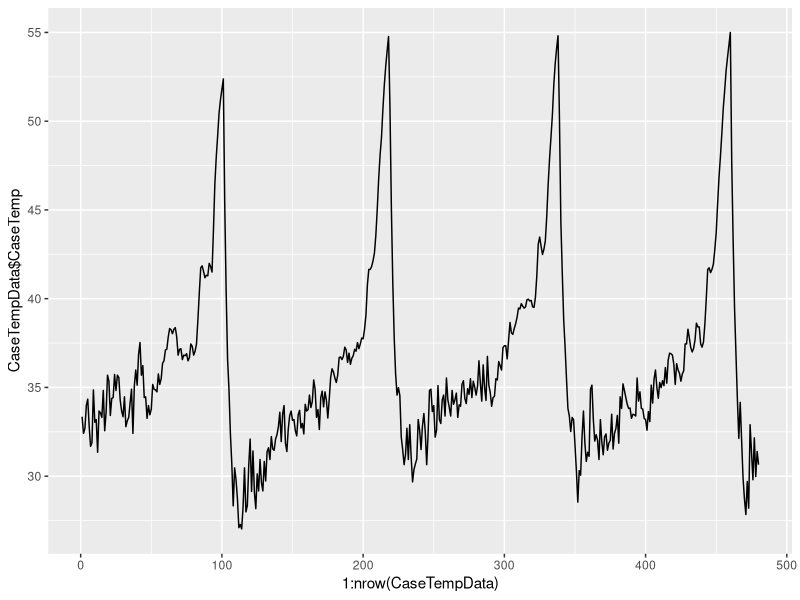
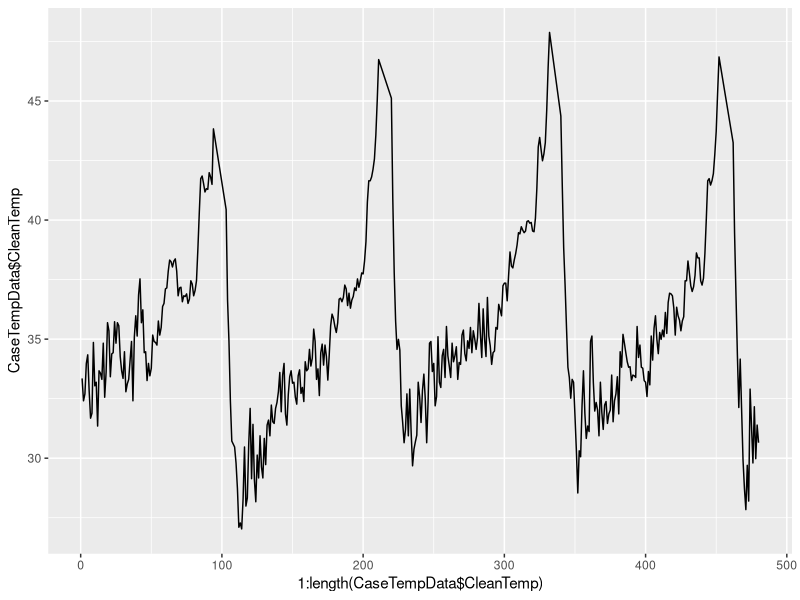
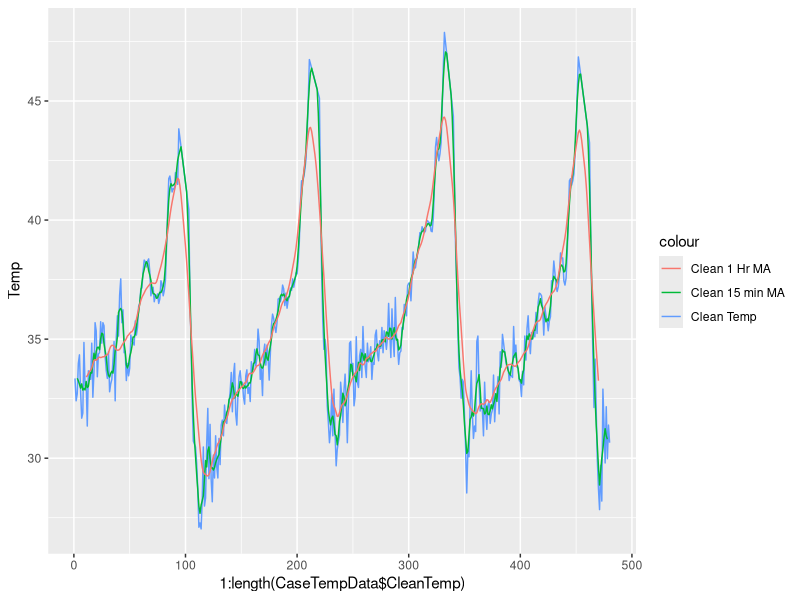
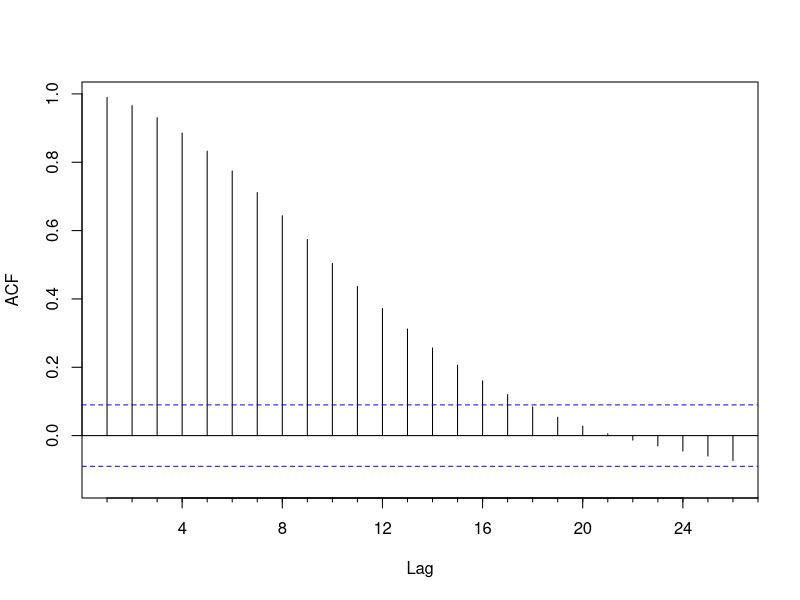
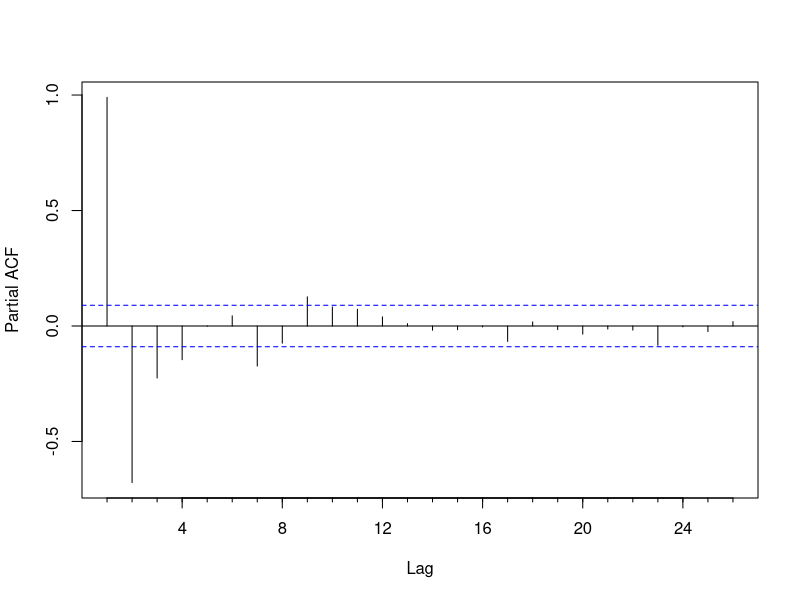
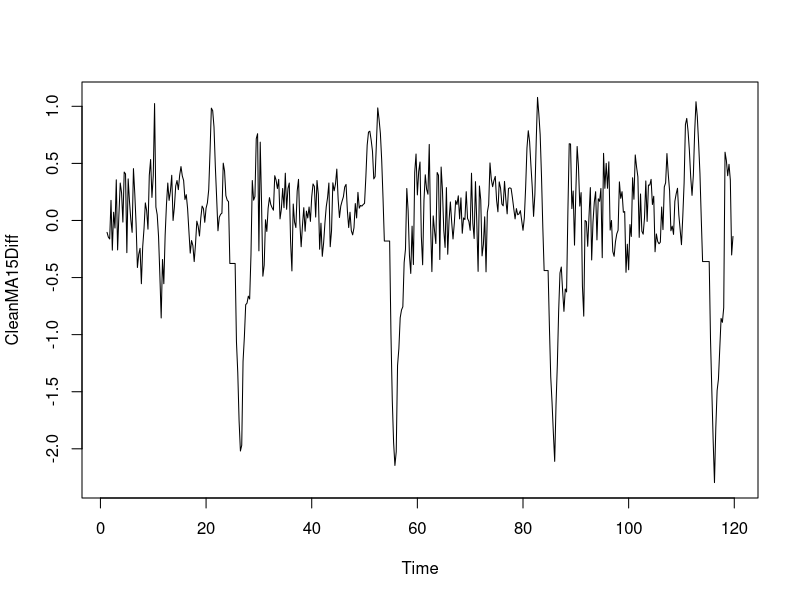
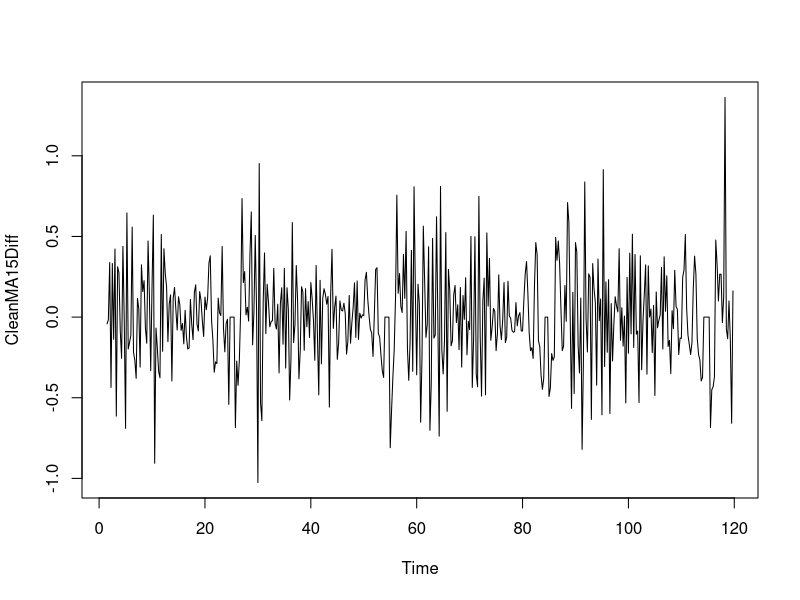
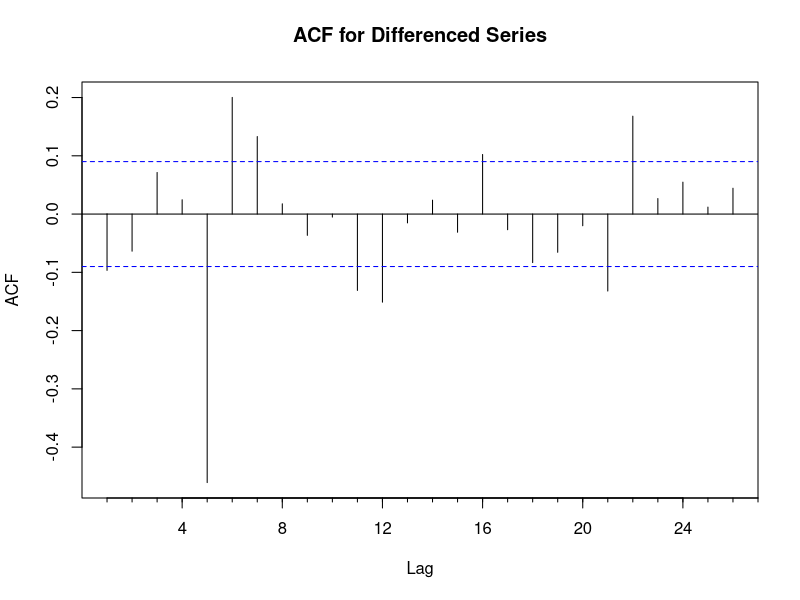

The R source for these figures, in order:
## ---- chunk 1
knitr::opts_chunk$set(echo = TRUE)
## ---- chunk 2
#############################################################
# Load the required libraries
#############################################################
library(tibble)
library(readr)

library(tidyverse)
library(readxl)
library (dplyr)
library (xts)

library('ggplot2')
library('forecast')
library('tseries')
library(readr)
library(caret)
## ---- chunk 3
# Note that the data file must be in the working directory
# (or add path information to the filename in the read_csv call)

CaseTempData <- read_csv("CapstoneTempData.csv")
## ---- chunk 4
# Look at the structure of the data
str(CaseTempData)
# Dataframe with 480 samples; Data Column is called "CaseTemp"

head(CaseTempData)
# Data is type dbl and have 1 decimal point (Note this data represents degree's fahrenheit)

# Look at the mean and standard deviation of the data
mean (CaseTempData$CaseTemp)
sd (CaseTempData$CaseTemp)
# Mean is 36.3 with a sd of 5.3

# Plot the raw data to see if there are any patterns 
ggplot(CaseTempData, aes(x = 1:nrow(CaseTempData), y = CaseTempData$CaseTemp)) + geom_line()
# The plot shows that the data is cyclic with a repeating pattern appx every 120 samples
#   we will need to consider this when we create the ARIMA model

## ---- chunk 5

# Create a "clean" data set by creating a new data column and add to the dataframe.  This will 
#   remove any outliers which can cause issues when creating the mdoel.  Use the tsclean() function
#   that is part of the forecast package which identifies and replaces outliers via smoothing and
#   decomposition

Temp_ts <- ts(CaseTempData$CaseTemp)

CaseTempData$CleanTemp <- tsclean(Temp_ts)

# And plot the Clean data
ggplot(CaseTempData$CleanTemp, aes(x = 1:length(CaseTempData$CleanTemp), y = CaseTempData$CleanTemp)) + geom_line()
## ---- chunk 6
# Let's add some smoothing to the data.  Do this by calculating moving averages.
# Since the data is a time series with samples every 3 minutes, lets do a 15 minute moving average
#  and a 1 hour moving average and see the results.  We use the ma function and add to the 
#  original dataframe.  (note 5 samples = 15 minutes, 20 samples = 1 hour)
CaseTempData$CleanMA15 <- ma(CaseTempData$CleanTemp, order = 5)
CaseTempData$CleanMA60 <- ma(CaseTempData$CleanTemp, order = 20)

# Now plot the data to see how the smoothing looks

ggplot() +
  geom_line(data = CaseTempData$CleanTemp, aes(x = 1:length(CaseTempData$CleanTemp), y = CaseTempData$CleanTemp, colour = "Clean Temp")) +
  geom_line(data = CaseTempData$CleanMA15, aes(x = 1:length(CaseTempData$CleanMA15), y = CaseTempData$CleanMA15,   colour = "Clean 15 min MA"))  +
  geom_line(data = CaseTempData$CleanMA60, aes(x = 1:length(CaseTempData$CleanMA60), y = CaseTempData$CleanMA60, colour = "Clean 1 Hr MA"))  +
  ylab('Temp')

# We can see that the smoothing reomves some of the volativity but leaves the underlying pattern in place
## ---- chunk 7
# Now check for stationarity   stationarity  means there is no time based trend in the data
# Use the augmented Dickey-Fuller (ADF) statistical test for stationarity.  The null hypothesis
#  assumes the series is non-stationary.  
# The ADF procedure tests whether a change in Y can be explained by a lagged value and linear trend.
# If there is a presence os a trend component, the series is non-stationarity  and the null-hypothesis
#  will not be rejected.  
CleanMA15Working <- ts(na.omit(CaseTempData$CleanMA15), frequency = 4)
adf.test(CleanMA15Working)

# Based on this test, it looks like that the data is stationarity  as the p value is less than 0.05 
#  and the Null hypothesis is non-stationarity 
## ---- chunk 8
# We can also use an autocorrelation plot(known as ACF) as a visual tool to confirm whether a series is stationarity 
# The plot can also be useful in choosing the order parameters for the ARIMA model
# Note that if the series is correlated with its lages, then there is some trend or seasonal components.  
# The Acf & Pacf functions are from the forecast package and can detect auto correlerations

# Look at the autocorrelations with the function Acf.  Note that ACF plots can help in determing the order of
#  the MA(q) model.

Acf(CleanMA15Working, main='')
# The Acf shows a very clear indication of autocorrlations with many time lags as shown in the plot. 
# (Note the blue bards in the plot show the 95% signifiance boundaries)

# Pacf (partical autocorrelation plots) display correlations between a variable and it's lags not explained
#  by previous lags.  (PACF plots are useful when determing the order of the AR(p) model
Pacf(CleanMA15Working, main='')
# The PACF shows a significant correlation only for the 1-3 lag
## ---- chunk 9
# Since there does appear to be some autocorrelations with prevous lags, let's look at the adf 
#  with a difference of 1
CleanMA15Diff <- diff(CleanMA15Working, differences = 1)
plot(CleanMA15Diff)
# From the plot there still appears to be some trends, let's try a difference of 2
CleanMA15Diff <- diff(CleanMA15Working, differences = 2)
plot(CleanMA15Diff)
# with a difference of 2, there doesn't appear to be any signficant correlations
# Do an adf test to confirm
adf.test(CleanMA15Diff, alternative = "stationary")
## ---- chunk 10
# The adf test on the differenced data rejeccts the null hypotheses of non-stationarity which 
# suggests that a differencing of order 2 is sufficient for the model

# Note that spikes at particular lags of the differenced series can help decide the choie of p or q for the model
Acf(CleanMA15Diff, main="ACF for Differenced Series")
# significant auto correlations at lag 5, 6, 7 and beyond
Pacf(CleanMA15Diff, main="PACF for Differenced Series")
# pacf shows a significant pspike at 5

## ---- chunk 11
# First, let's use the auto arima which will automatically generate a set of optimal (p,d,q) values.  Note that
#  the auto.arima model TBD TBD- Tie in the exploratory work...
# Note that we are using seasonal = FALSE as there is no seasonal pattern in the data so we want to restrict
#  to non-seasonal models.
fit <- auto.arima(CleanMA15Working, seasonal=FALSE)
fit

# Let's see how the model performs.  If the model is good, we should expect no significant 

tsdisplay(residuals(fit), lag.max=45, main="Auto1")

## ---- chunk 12
# We do see autocorrelations present at lag 5, 6 and 7; re-fit the model 

fit2<- arima(CleanMA15Working, order=c(6,2,12))
tsdisplay(residuals(fit2), lag.max=45, main="(6,2,12")

fit2

## ---- chunk 13
# We can create a forecast using the ARIMA model built by using the forecast function.  To forecast a future value,
#  specify the forecast horizon (h periods ahead for predictions to be made)

# Let's do a forecast for 1 hour ahead (20 steps)
fcast1Hr <- forecast(fit2, h=20)

# and plot the forecast
# Note that the light blue line shows the forecast with the light gray line showing the 95% interval & the 
#  dark gray line showing the 80% interval
plot(fcast1Hr)

# Note that you can also use the predict function to predict
#predict(fit2, n.head = 20)
## ---- chunk 14
# In order to see how the model might perform on future samples, we can reserve a portion of the data as a
#  "hold out" set, fit the model and then compare the forecast to actual

# 480 total samples; hold out the last 20 samples of data
hold<- window(ts(CleanMA15Working), start=460)
# And pickup the last 20 actual values for later comparison
Last20Act <- as.vector(CaseTempData$CleanTemp[460:479])
# And refit the model based on all samples except what is being held out.  Note the same order is used
fit2NoHoldout <- arima(CleanMA15Working[1:459], order=c(6,2,12))
# And look at the results
tsdisplay(residuals(fit2NoHoldout), lag.max=45, main="No Hold (6,2,12)")

#fit2NoHoldout

# And forecast the last 20 samples
fcastLast20 <- forecast(fit2NoHoldout, h=20)

plot(fcastLast20, main="Last 20 forecast")

# And add the original "hold out" data to the plot

lines(CaseTempData$CleanTemp)

## ---- chunk 15
# Let's see what the RMSE is for the next 5, 10 and 20 samples
# Extract the mean value of the forecast
FCast20Mean <- as.vector(fcastLast20$mean)
#Last20Act <- as.vector(CleanMA15Working[460:479])
#Last20Act <- as.vector(CaseTempData$CleanTemp[460:479])
# Error of last 20 look ahead samples
Last20Error <- Last20Act-FCast20Mean
# Error of first 10 look ahead samples
Last10Error <- Last20Act[1:10]- FCast20Mean[1:10]
# Error of first 5 look ahead samples
Last5Error <- Last20Act[1:5] - FCast20Mean[1:5]

RMSE20 <- sqrt(mean(Last20Error^2))
RMSE10 <- sqrt(mean(Last10Error^2))
RMSE5 <- sqrt(mean(Last5Error^2))

# And finally display the results
RMSEResults <- data_frame(Forecast = "All 20 samples", RMSE=RMSE20)
RMSEResults <-bind_rows(RMSEResults, data_frame(Forecast = "First 10", RMSE=RMSE10))
RMSEResults <-bind_rows(RMSEResults, data_frame(Forecast = "First 5", RMSE=RMSE5))
RMSEResults %>% knitr::kable()

